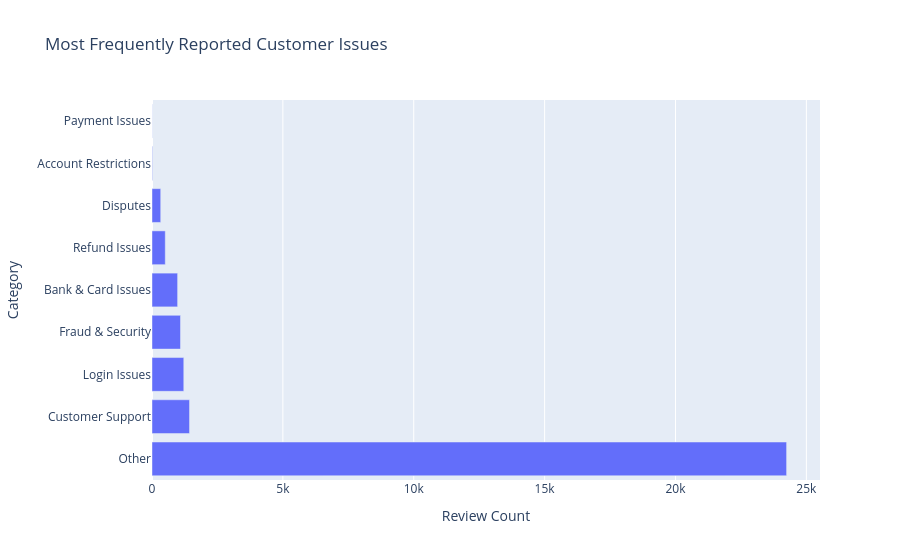

Notebook code cell kept with this figure:
### Code cell
def classify_review(text):
    text = text.lower()

    matched_categories = []

    for category, keywords in categories.items():
        if any(keyword in text for keyword in keywords):
            matched_categories.append(category)

    return matched_categories if matched_categories else ["Other"]


df["complaint_category"] = df["content"].apply(classify_review)

# Convert multi-label categories into separate rows
category_df = df.explode("complaint_category")

category_counts = (
    category_df["complaint_category"]
    .value_counts()
    .reset_index()
)

category_counts.columns = ["Category", "Review Count"]

px.bar(
    category_counts,
    x="Review Count",
    y="Category",
    orientation="h",
    title="Most Frequently Reported Customer Issues"
).show()

### Figure 1 — Plotly figure (JSON) as saved in the notebook; plotly's stock layout.template omitted (floating-point values rounded to 4 significant figures)
{"data": [{"hovertemplate": "Review Count=%{x}<br>Category=%{y}<extra></extra>", "legendgroup": "", "marker": {"color": "#636efa", "pattern": {"shape": ""}}, "name": "", "orientation": "h", "showlegend": false, "textposition": "auto", "type": "bar", "x": [24245, 1434, 1214, 1089, 979, 507, 333, 17, 5], "xaxis": "x", "y": ["Other", "Customer Support", "Login Issues", "Fraud & Security", "Bank & Card Issues", "Refund Issues", "Disputes", "Account Restrictions", "Payment Issues"], "yaxis": "y"}], "layout": {"barmode": "relative", "legend": {"tracegroupgap": 0}, "title": {"text": "Most Frequently Reported Customer Issues"}, "xaxis": {"anchor": "y", "domain": [0, 1], "title": {"text": "Review Count"}}, "yaxis": {"anchor": "x", "domain": [0, 1], "title": {"text": "Category"}}}}
